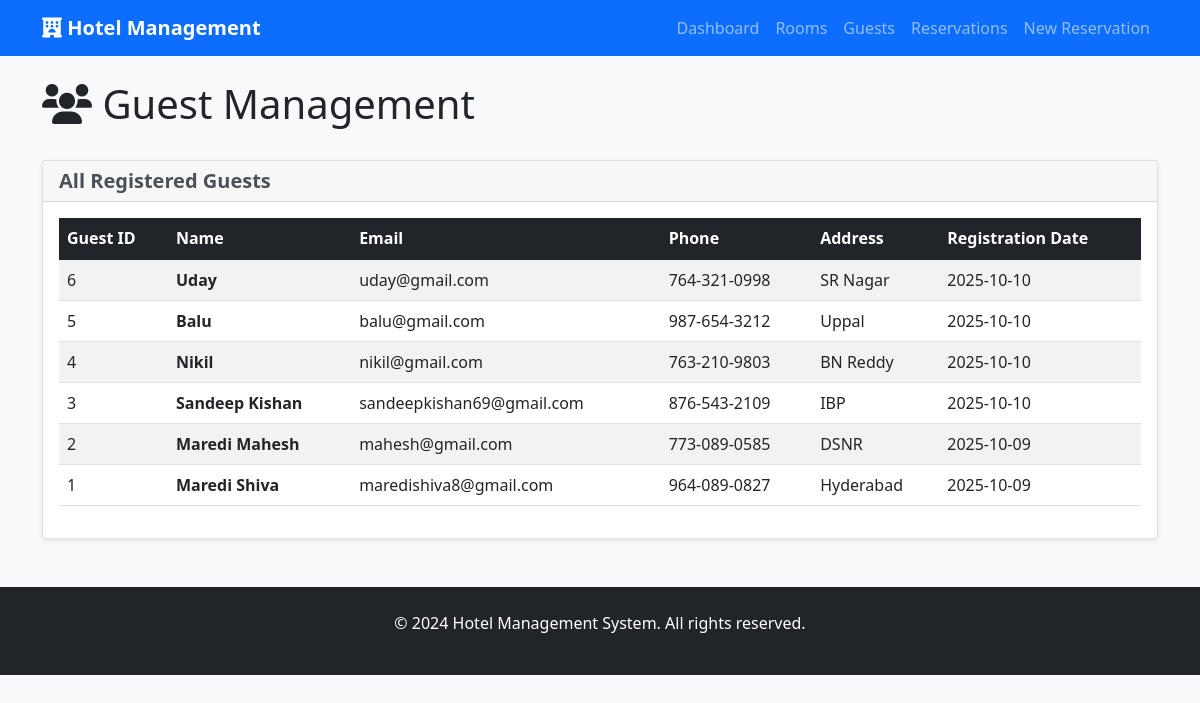
Screenshot of /guests with the database file from the repository.
### tables this page shows
CREATE TABLE guests (
                guest_id INTEGER PRIMARY KEY AUTOINCREMENT,
                name TEXT NOT NULL,
                email TEXT UNIQUE NOT NULL,
                phone TEXT NOT NULL,
                address TEXT,
                id_type TEXT,
                id_number TEXT,
                created_date TIMESTAMP DEFAULT CURRENT_TIMESTAMP
            );

### app.py (the view)
@app.route('/guests')
def guests():
    try:
        guests_data = db.fetch_all('''
            SELECT * FROM guests ORDER BY created_date DESC
        ''')
        return render_template('guests.html', guests=guests_data)
    except Exception as e:
        flash(f'Error loading guests: {str(e)}', 'error')
        return render_template('guests.html', guests=[])

### app.py (called while the page is built)
    def get_connection(self):
        conn = sqlite3.connect(self.db_name)
        conn.row_factory = sqlite3.Row
        return conn

    def fetch_all(self, query: str, params: tuple = ()) -> List[Dict]:
        conn = self.get_connection()
        cursor = conn.cursor()
        cursor.execute(query, params)
        results = [dict(row) for row in cursor.fetchall()]
        conn.close()
        return results

### templates/guests.html (shortened to what this page needs)
{% extends "base.html" %}
{% block content %}
<div class="d-flex justify-content-between align-items-center mb-4">
    <h1><i class="fas fa-users"></i> Guest Management</h1>
</div>
<div class="card">
    <div class="card-header">
        <h5 class="card-title mb-0">All Registered Guests</h5>
    </div>
    <div class="card-body">
        <div class="table-responsive">
            <table class="table table-striped table-hover">
                <thead class="table-dark">
                    <tr>
                        <th>Guest ID</th>
                        <th>Name</th>
                        <th>Email</th>
                        <th>Phone</th>
                        <th>Address</th>
                        <th>Registration Date</th>
                    </tr>
                </thead>
                <tbody>
                    {% for guest in guests %}
                    <tr>
                        <td>{{ guest.guest_id }}</td>
                        <td>
                            <strong>{{ guest.name }}</strong>
                        </td>
                        <td>{{ guest.email }}</td>
                        <td>{{ guest.phone }}</td>
                        <td>{{ guest.address or 'N/A' }}</td>
                        <td>{{ guest.created_date.split(' ')[0] if guest.created_date else 'N/A' }}</td>
                    </tr>
                    {% endfor %}
                </tbody>
            </table>
        </div>
    </div>
</div>
{% endblock %}

### static/css/style.css (style rules this page uses)
body { background-color: #f8f9fa; }
.card { box-shadow: 0 0.125rem 0.25rem rgba(0, 0, 0, 0.075); border: 1px solid rgba(0, 0, 0, 0.125); margin-bottom: 1rem; }
.table th { border-top: none; font-weight: 600; }
.card-title { color: #495057; font-weight: 600; }

### rows the page displays
guests: guest_id "6", name "Uday", email "uday@gmail.com", phone "764-321-0998", address "SR Nagar", created_date "2025-10-10"
guests: guest_id "5", name "Balu", email "balu@gmail.com", phone "987-654-3212", address "Uppal", created_date "2025-10-10"
guests: guest_id "4", name "Nikil", email "nikil@gmail.com", phone "763-210-9803", address "BN Reddy", created_date "2025-10-10"
guests: guest_id "3", name "Sandeep Kishan", email "sandeepkishan69@gmail.com", phone "876-543-2109", address "IBP", created_date "2025-10-10"
guests: guest_id "2", name "Maredi Mahesh", email "mahesh@gmail.com", phone "773-089-0585", address "DSNR", created_date "2025-10-09"
guests: guest_id "1", name "Maredi Shiva", email "maredishiva8@gmail.com", phone "964-089-0827", address "Hyderabad", created_date "2025-10-09"
